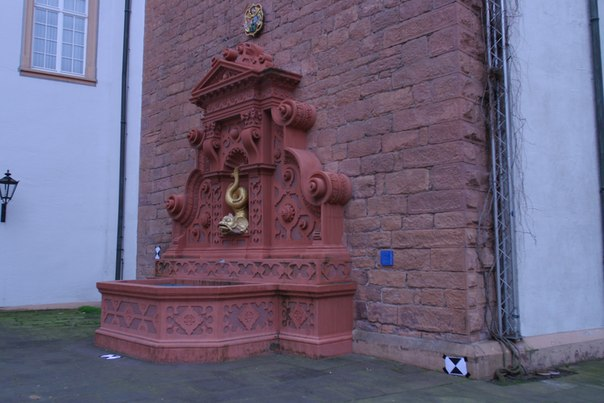
//> input picture mvms/lab6/img1.jpg, 604 x 403 px
$ ./lab6   (built with g++ and OpenCV 4, older OpenCV classes emulated)
//> lines starting //> are read from the running program, lines starting //| are printed output that depends on the picture
#include <opencv2/features2d/features2d.hpp>
#include <opencv2/core/core.hpp>
#include <opencv2/highgui/highgui.hpp>
#include <opencv2/video/video.hpp>

int main(int argc, char* argv[])
{
	auto img1 = cv::imread("img1.jpg");
//> img1 is the input picture: 403 rows x 604 cols, CV_8UC3; mean B, G, R 124.8, 100.2, 109.3
	auto img2 = cv::imread("img2.jpg");
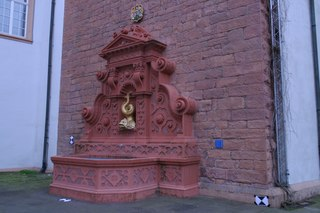
//> input picture mvms/lab6/img2.jpg, 320 x 213 px
//> img2 is the input picture: 213 rows x 320 cols, CV_8UC3; mean B, G, R 123.4, 99.9, 113.6

	auto img1_original = img1;

	cv::Mat img2_1;

	resize(img2, img2_1, cv::Size(img1.cols, img1.rows));

	img2 = img2_1;

	cv::Mat gray1;
	cv::Mat gray2;

	cvtColor(img1, gray1, cv::COLOR_RGB2GRAY);
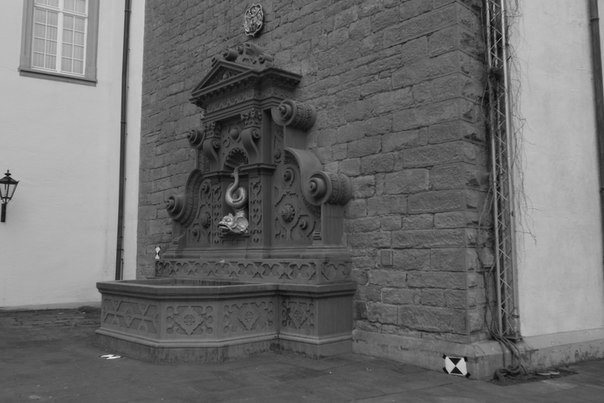
//> gray1: 403 rows x 604 cols, CV_8UC1; min 2, max 230, mean 108.6
	cvtColor(img2, gray2, cv::COLOR_RGB2GRAY);
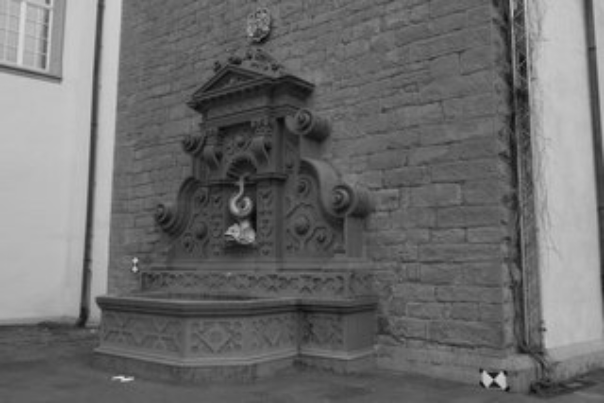
//> gray2: 403 rows x 604 cols, CV_8UC1; min 5, max 220, mean 108.4

	cv::FastFeatureDetector ffd;

	std::vector<cv::KeyPoint> kpl;

	ffd.detect(gray1, kpl);
//> kpl = 4523 keypoints; strongest (x, y, size): (16, 182, 7), (10, 174, 7), (3, 221, 7), (108, 358, 7)

	std::vector<cv::Point2f> ptl;

	for (auto i : kpl)
	{
		ptl.push_back(i.pt);
	}
//> this loop made 4523 passes
//> i on passes 1 to 3: keypoint at (39, 3), size 7, keypoint at (204, 3), size 7, keypoint at (210, 3), size 7
//> after the loop, ptl = 4523 Points (x, y), first 12: [39, 3], [204, 3], [210, 3], [238, 3], [256, 3], [273, 3], [280, 3], [291, 3], [309, 3], [329, 3], [345, 3], [359, 3]

	std::vector<cv::Point2f> ptr;
	std::vector<uchar> vstatus;
	std::vector<float> verror;

	calcOpticalFlowPyrLK(gray1, gray2, ptl, ptr, vstatus, verror);
//> ptr = 4523 Points (x, y), first 12: [53.59, 13.79], [203.8, 11.03], [212.6, 9.96], [237, 7.56], [262, 7.93], [280.8, 10.27], [288.8, 10.12], [302.4, 10.39], [322.6, 12.31], [347.2, 13.86], [364.1, 14.97], [381.4, 15.91]; vstatus = 4523 values, max 1 at index 0, min 0 at index 23, mean 0.975; verror = 4523 values, max 92.92 at index 3073, min 0 at index 23, mean 10.27

	auto lineColor = CV_RGB(255, 0, 0);

	for (auto i = 0; i < ptl.size(); i++)
	{
		arrowedLine(img1_original, ptl[i], ptr[i], lineColor);
	}
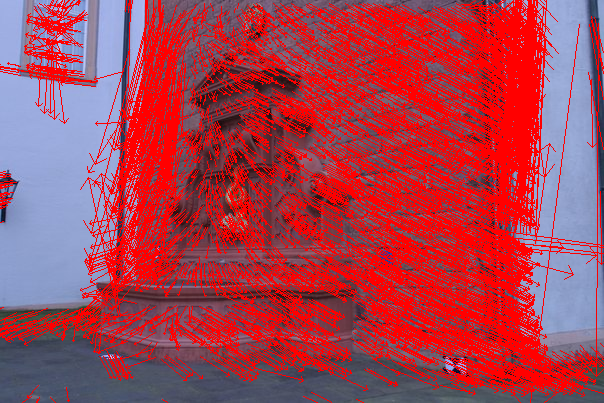
//> img1_original: 403 rows x 604 cols, CV_8UC3; mean B, G, R 82.6, 66.1, 165.9

	imshow("Lab 6", img1_original);

	cv::waitKey();

	return 0;
}
